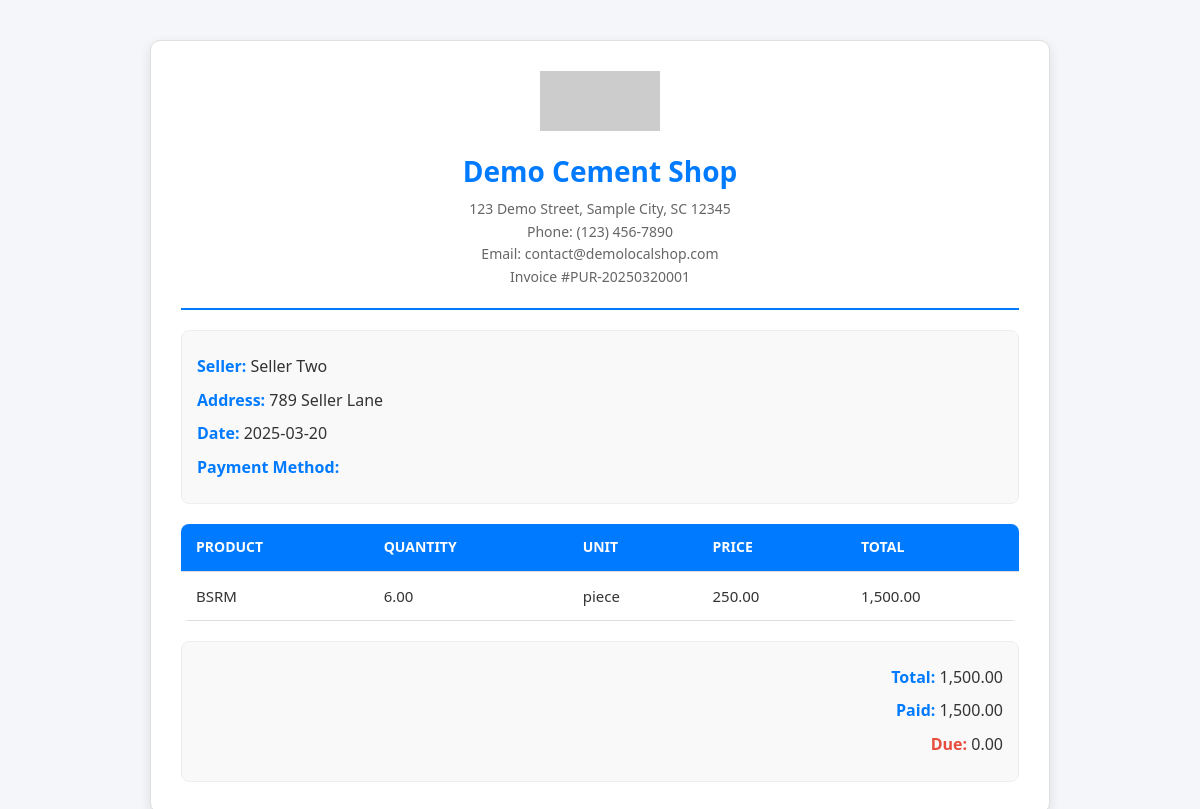
The page /pages/invoice_buy.php?invoice_number=PUR-20250320001 (signed in) on the database its author committed.
### tables this page shows
CREATE TABLE purchases (
    id INT AUTO_INCREMENT PRIMARY KEY,
    seller_id INT,
    product_id INT,
    quantity DECIMAL(10, 2) CHECK (quantity > 0),
    price DECIMAL(10, 2) CHECK (price >= 0),
    total DECIMAL(10, 2) CHECK (total >= 0),
    paid DECIMAL(10, 2) CHECK (paid >= 0),
    due DECIMAL(10, 2) CHECK (due >= 0),
    purchase_date DATE NOT NULL,
    payment_method_id INT NOT NULL,
    invoice_number VARCHAR(50) NOT NULL,
    unit VARCHAR(50),
    type VARCHAR(50),
    created_at TIMESTAMP DEFAULT CURRENT_TIMESTAMP,
    FOREIGN KEY (seller_id) REFERENCES sellers(id) ON DELETE SET NULL,
    FOREIGN KEY (product_id) REFERENCES products(id) ON DELETE SET NULL,
    FOREIGN KEY (payment_method_id) REFERENCES payment_methods(id) ON DELETE RESTRICT,
    INDEX idx_purchase_date (purchase_date),
    INDEX idx_invoice_number (invoice_number)
);

CREATE TABLE sellers (
    id INT AUTO_INCREMENT PRIMARY KEY,
    name VARCHAR(100) NOT NULL,
    phone VARCHAR(20),
    address TEXT,
    created_at TIMESTAMP DEFAULT CURRENT_TIMESTAMP,
    INDEX idx_name (name),
    INDEX idx_phone (phone),
    FULLTEXT idx_address (address)
);

CREATE TABLE products (
    id INT AUTO_INCREMENT PRIMARY KEY,
    category_id INT,
    name VARCHAR(255) NOT NULL,
    price DECIMAL(10, 2) NOT NULL CHECK (price >= 0),
    quantity DECIMAL(10, 2) NOT NULL CHECK (quantity >= 0),
    unit VARCHAR(50),
    brand_name VARCHAR(255),
    type VARCHAR(50),
    created_at TIMESTAMP DEFAULT CURRENT_TIMESTAMP,
    updated_at TIMESTAMP DEFAULT CURRENT_TIMESTAMP ON UPDATE CURRENT_TIMESTAMP,
    FOREIGN KEY (category_id) REFERENCES categories(id) ON DELETE SET NULL,
    UNIQUE KEY uk_products (name, category_id, unit, price, brand_name),
    INDEX idx_products_created_at (created_at),
    INDEX idx_products_lookup (name, category_id, unit, price, brand_name),
    INDEX idx_products_category_id (category_id),
    CONSTRAINT fk_product_unit FOREIGN KEY (category_id, unit) REFERENCES category_units(category_id, unit) ON DELETE SET NULL
);

### pages/invoice_buy.php (called while the page is built, shortened)
<?php
include '../config/database.php';
include_once '../core/functions.php';
$invoice_number = isset($_GET['invoice_number']) ? sanitizeInput($_GET['invoice_number']) : '';
$sql = "SELECT purchases.*, sellers.name as seller_name, sellers.address as seller_address,
        products.name as product_name
        FROM purchases
        LEFT JOIN sellers ON purchases.seller_id = sellers.id
        LEFT JOIN products ON purchases.product_id = products.id
        WHERE purchases.invoice_number = '$invoice_number'";
$result = $conn->query($sql);
$purchase = $result->fetch_assoc();
include 'invoice_template.php';
?>

### core/functions.php (called while the page is built, shortened)
<?php
include_once __DIR__ . '/../config/database.php';
function sanitizeInput($data) {
    global $conn;
    return mysqli_real_escape_string($conn, trim($data));
}
?>

### pages/invoice_template.php (the view, shortened to what this page needs)
<!DOCTYPE html>
<html>
<head>
</head>
<body>
    <div class="invoice-box">
        <div class="header">
            <img src="https://via.placeholder.com/120x60?text=Logo" alt="Company Logo" class="logo">
            <h1>Demo Cement Shop</h1>
            <p>123 Demo Street, Sample City, SC 12345</p>
            <p>Phone: (123) 456-7890</p>
            <p>Email: contact@demolocalshop.com</p>
            <p>Invoice #<?php echo $invoice_number; ?></p>
        </div>
        <div class="details">
            <p><strong>Seller:</strong> <?php echo $purchase['seller_name']; ?></p>
            <p><strong>Address:</strong> <?php echo $purchase['seller_address']; ?></p>
            <p><strong>Date:</strong> <?php echo $purchase['purchase_date']; ?></p>
            <p><strong>Payment Method:</strong> <?php echo $purchase['payment_method']; ?></p>
        </div>
        <table>
            <thead>
                <tr>
                    <th>Product</th>
                    <th>Quantity</th>
                    <th>Unit</th>
                    <th>Price</th>
                    <th>Total</th>
                </tr>
            </thead>
            <tbody>
                <tr>
                    <td><?php echo $purchase['product_name']; ?></td>
                    <td><?php echo $purchase['quantity']; ?></td>
                    <td><?php echo $purchase['unit']; ?></td>
                    <td><?php echo number_format($purchase['price'], 2); ?></td>
                    <td><?php echo number_format($purchase['total'], 2); ?></td>
                </tr>
            </tbody>
        </table>
        <div class="totals">
            <p><strong>Total:</strong> <?php echo number_format($purchase['total'], 2); ?></p>
            <p><strong>Paid:</strong> <?php echo number_format($purchase['paid'], 2); ?></p>
            <p><strong>Due:</strong> <?php echo number_format($purchase['due'], 2); ?></p>
        </div>
    </div>
</body>
</html>

### pages/invoice_template.php (style rules this page uses)
* { margin: 0; padding: 0; box-sizing: border-box; }
body { font-family: 'Segoe UI', Tahoma, Geneva, Verdana, sans-serif; background-color: #f4f6f9; color: #333; line-height: 1.6; }
.invoice-box { max-width: 900px; margin: 40px auto; padding: 30px; background-color: #fff; border-radius: 10px; box-shadow: 0 4px 12px rgba(0, 0, 0, 0.1); border: 1px solid #e0e0e0; }
.header { text-align: center; padding-bottom: 20px; border-bottom: 2px solid #007bff; }
.header img.logo { max-width: 120px; margin-bottom: 10px; }
.header h1 { font-size: 28px; color: #007bff; margin-bottom: 5px; }
.header p { font-size: 14px; color: #666; }
.details { margin: 20px 0; padding: 15px; background-color: #f9f9f9; border-radius: 8px; border: 1px solid #eee; }
.details p { font-size: 16px; margin: 8px 0; }
.details p strong { color: #007bff; font-weight: 600; }
table { width: 100%; border-collapse: collapse; margin: 20px 0; background-color: #fff; border-radius: 8px; overflow: hidden; }
th, td { padding: 12px 15px; text-align: left; border-bottom: 1px solid #ddd; }
th { background-color: #007bff; color: #fff; font-weight: 600; text-transform: uppercase; font-size: 14px; }
td { font-size: 15px; color: #333; }
.totals { margin-top: 20px; text-align: right; padding: 15px; background-color: #f9f9f9; border-radius: 8px; border: 1px solid #eee; }
.totals p { font-size: 16px; margin: 8px 0; }
.totals p strong { color: #007bff; font-weight: 600; }
.totals p:last-child strong { color: #e74c3c; }

### rows shown on the page
purchases: seller.name "Seller Two", seller.address "789 Seller Lane", purchase_date "2025-03-20", product.name "BSRM", quantity "6.00", unit "piece", price "250.00", total "1,500.00", paid "1,500.00", due "0.00"

### other values the page prints
$invoice_number "PUR-20250320001"
